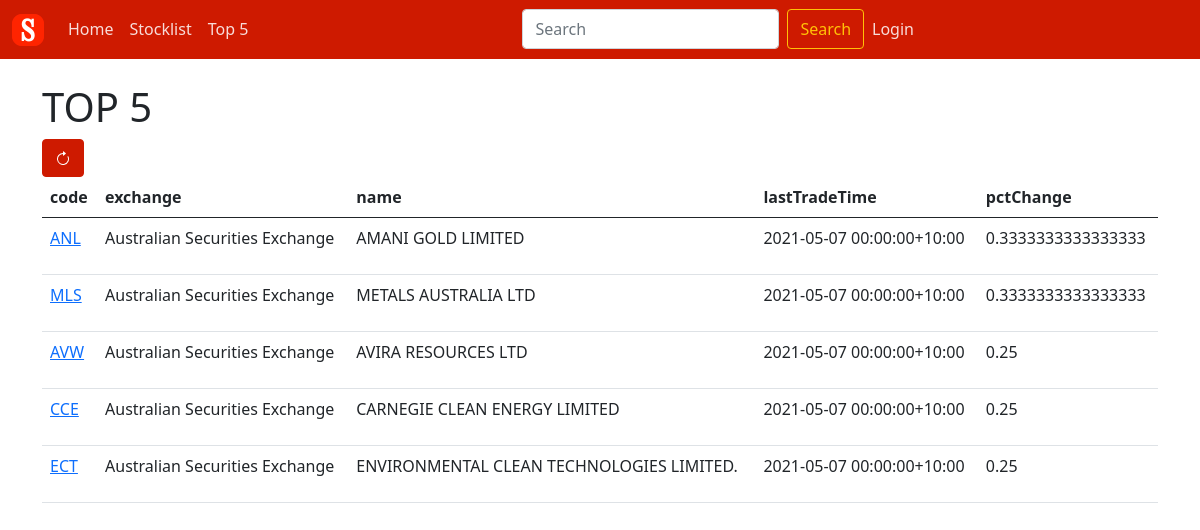
The page /top5 on the database its author committed.
### tables this page shows
CREATE TABLE stocks(
    code TEXT NOT NULL,
    exchange TEXT NOT NULL,
    name TEXT NOT NULL,
    price DECIMAL(20, 2) CHECK(price >= 0),
    price_day_change DECIMAL(20, 2) NOT NULL,
    currency TEXT NOT NULL,
    high52 DECIMAL(20, 2) CHECK(high52 >= 0),
    low52 DECIMAL(20, 2) CHECK(low52 >= 0),
    pe DECIMAL(20, 2) NOT NULL,
    suspended INTEGER CHECK(0 == suspended or suspended == 1),
    industry TEXT,
    description TEXT,
    marketCap INTEGER,
    volume INTEGER,
    lastTradeTime TEXT NOT NULL,
    website TEXT,
    PRIMARY KEY("code","exchange") -- This is the only way to get multiple primary keys
    );

### app.py (the view)
@app.route('/top5')
def top5_route():
    pctChangeColumn = 'price_day_change/price AS pctChange'
    stock_data = select_conditions('stocks', 'code', 'exchange', 'name', 'lastTradeTime', pctChangeColumn,
                                   query_limit=5, order_by='pctChange DESC')
    return render_template('stocklist.html', title='ScarletStocks - Top5',
                           stock_data=stock_data, heading='TOP 5',
                           page_count=1)

### app.py (called while the page is built)
@app.context_processor
def inject_stock_names():
    stock_data = select_specific_columns('stocks', 'code', 'exchange', 'name')
    return dict(global_stock_data=stock_data)

@app.context_processor
def inject_watchlist():
    if current_user.is_authenticated:
        watchlist_data_raw = select_watchlist(current_user.id, idOnly=True)
        watchlist_data = {}
        for stock in watchlist_data_raw:
            if stock['exchange'] not in watchlist_data:
                watchlist_data[stock['exchange']] = []
            watchlist_data[stock['exchange']].append(stock['code'])
    else:
        watchlist_data = []
    print(watchlist_data)
    return dict(watchlist_data=watchlist_data)

### db_deets.py (called while the page is built)
def create_connection():
    connie = sqlite3.connect('stocks.db')
    return connie

### db_select.py (called while the page is built)
def execute_sql(sql_statement, sql_params):
    connie = create_connection()
    c = connie.cursor()
    c.execute(sql_statement, sql_params)
    data = c.fetchall()
    try:
        header_data = query_table_columns(c)
        for row in range(0, len(data)):
            data[row] = dict(zip(header_data, data[row]))
    except TypeError:
        pass
    connie.commit()
    connie.close()
    return data

def query_table_columns(cursor):
    header_data = [i[0] for i in cursor.description]
    return header_data

def select_specific_columns(table, *columns):
    sql_query = 'SELECT '
    for column in columns:
        sql_query += column + ','
    sql_query = sql_query[:-1] + ' FROM ' + table
    data = execute_sql(sql_query, ())
    return data

def select_conditions(table, *selected_columns, query_limit=None, order_by=None, **conditions):
    sql_query = 'SELECT '
    for column in selected_columns:
        sql_query += column + ', '
    sql_query = sql_query[:-2] + ' FROM ' + table
    if conditions:
        sql_query += ' WHERE '
        for condition in conditions:
            sql_query += condition + ' = ? AND '
        sql_query = sql_query[:-5]
    if order_by:
        if conditions:
            sql_query += ' AND '
        else:
            sql_query += ' WHERE '
        sql_query += order_by.replace(' DESC', '').replace(' ASC', '') + ' NOT NULL ORDER BY ' + order_by
    if query_limit:
        sql_query += ' LIMIT ' + str(query_limit)
    sql_params = tuple([conditions[i] for i in conditions])
    data = execute_sql(sql_query, sql_params)
    return data

### templates/stocklist.html (shortened to what this page needs)
{% extends 'base.html' %}
{% block content %}
    <h1>{% if heading %}{{ heading }}{% endif %}</h1>
    <button aria-label="Reload Stocks" id="update_button" type="button" class="btn btn-scarlet"
            onclick="updateStocks()">
    </button>
    <br/>
    <table class="table table-hover">
        <thead>
        <tr>
            {%- for column in stock_data[0] %}
                <th scope="col" class="fs-6">{{ column }}</th>{%- endfor %}
        </tr>
        </thead>
        <tbody id="table_results_body">
        {%- for stock in stock_data %}
            <tr>{%- for item in stock %}
                <td>
                    {%- if loop.index0 == 0 %}
                        <a href="{{ url_for('profile_route', exchange=stock['exchange'], ticker=stock['code']) }}"
                           class="fs-6">{{ stock[item] }}</a>
                    {%- else %}
                        <p class="fs-6">{{- stock[item] }}</p>
                    {%- endif %}
                </td>
            {%- endfor %}
            </tr>
        {%- endfor %}
        </tbody>
    </table>
{% endblock %}

### templates/base.html (shortened to what this page needs)
<!doctype html>
<html lang="en">
<head>
    <link href="https://cdn.jsdelivr.net/npm/bootstrap@5.0.0-beta2/dist/css/bootstrap.min.css" rel="stylesheet"
>
</head>
<body>
<nav class="navbar navbar-expand-lg navbar-dark bg-scarlet sticky-top">
    <div class="container-fluid">
        <a class="navbar-brand" href="#"><img src="/static/Favicon.png" width="32px"/></a>
        <div class="collapse navbar-collapse" id="navbarSupportedContent">
            <ul class="navbar-nav me-auto mb-2 mb-lg-0">
                <li class="nav-item">
                    <a class="nav-link" href="{{ url_for('home_route') }}">Home</a>
                </li>
                <li class="nav-item">
                    <a class="nav-link" href="{{ url_for('stocklist_route', page=1) }}">Stocklist</a>
                </li>
                <li class="nav-item">
                    <a class="nav-link" href="{{ url_for('top5_route') }}">Top 5</a>
                </li>
            </ul>
            <ul class="navbar-nav me-auto mb-2 mb-lg-0">
                <form class="d-flex" action="{{ url_for('search_route') }}" method="post">
                    <input class="form-control me-2" name="header_search" list="datalistOptions" type="search"
                           placeholder="Search" aria-label="Search">
                    <button class="btn btn-outline-warning" type="submit">Search</button>
                </form>
                {%- if not current_user.is_authenticated %}
                    <li class="nav-item">
                        <a class="nav-link" href="{{ url_for("login_route") }}">Login</a>
                    </li>
                {% endif -%}
            </ul>
        </div>
    </div>
</nav>
{% if not abstain_margin %}
    <div class="container">
    <br/>
{% endif %}
{% block content %}
{% endblock %}
{% if not abstain_margin %}
    </div>
    <br/>
    <br/>
{% endif %}
</body>
</html>

### templates/base.html (style rules this page uses)
.navbar-dark .navbar-nav .nav-link { color: rgba(255, 255, 255, .85); }
.bg-scarlet { background-color: rgb(206, 26, 0); }
.btn-scarlet { color: rgb(255, 255, 255); background-color: rgb(206, 26, 0); border-color: rgb(206, 26, 0); }

### rows shown on the page
stocks: code "ANL", exchange "Australian Securities Exchange" "AMANI GOLD LIMITED" "2021-05-07 00:00:00+10:00" "0.3333333333333333"
stocks: code "MLS", exchange "Australian Securities Exchange" "METALS AUSTRALIA LTD" "2021-05-07 00:00:00+10:00" "0.3333333333333333"
stocks: code "AVW", exchange "Australian Securities Exchange" "AVIRA RESOURCES LTD" "2021-05-07 00:00:00+10:00" "0.25"
stocks: code "CCE", exchange "Australian Securities Exchange" "CARNEGIE CLEAN ENERGY LIMITED" "2021-05-07 00:00:00+10:00" "0.25"
stocks: code "ECT", exchange "Australian Securities Exchange" "ENVIRONMENTAL CLEAN TECHNOLOGIES LIMITED." "2021-05-07 00:00:00+10:00" "0.25"

### other values the page prints
{{ heading }} "TOP 5"
{{ column }} "code" "exchange" "name" "lastTradeTime" "pctChange"
